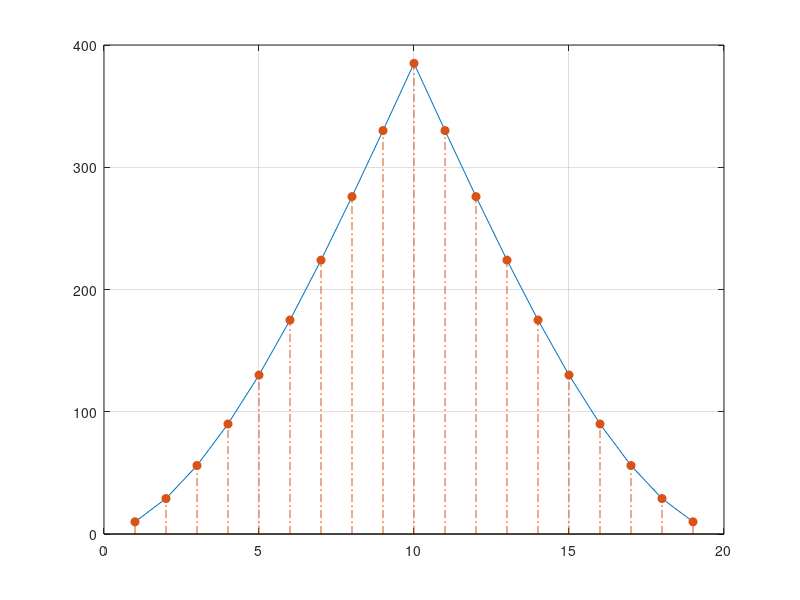

This figure's MATLAB source:
v1 = [1 2 3 4 5 6 7 8 9 10];
v2 = [10 9 8 7 6 5 4 3 2 1];
v3 = conv(v1,v2);
plot(v3);
hold on;
stem(v3,'fill','-.');
grid on;